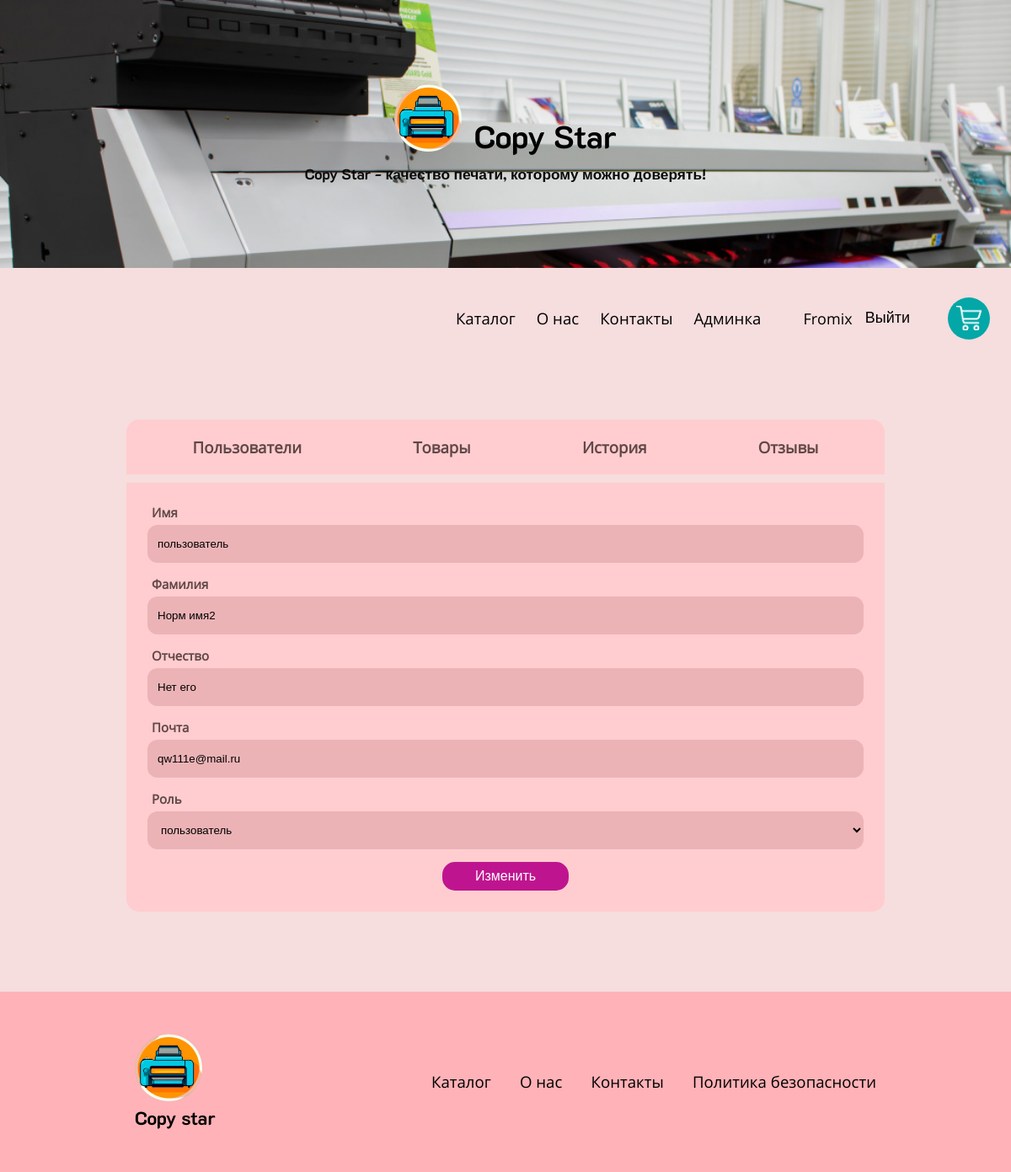
/pages/admin/edit_user.php?id=5 (signed in), run on the app's committed database.
### tables this page shows
CREATE TABLE `users` (
  `user_id` int(11) NOT NULL,
  `name` varchar(256) NOT NULL,
  `surname` varchar(256) NOT NULL,
  `patronymic` varchar(256) DEFAULT NULL,
  `login` varchar(256) NOT NULL,
  `email` varchar(256) NOT NULL,
  `password` varchar(256) NOT NULL,
  `id_role` int(11) NOT NULL DEFAULT 1
);

### classes/Users.php (called while the page is built, shortened)
<?php
class Users
{
    private Db $db;
    public function __construct($db)
    {
        $this->db = $db;
    }
    public function getUser($id): false|array
    {
        return $this->db->query('SELECT *, roles.name as role, users.name as name_u FROM users JOIN roles ON roles.id = users.id_role WHERE user_id = ?', [$id])->fetch();
    }
}

### classes/Db.php (called while the page is built, shortened)
<?php
class Db
{
    private array $options = [
        PDO::ATTR_ERRMODE => PDO::ERRMODE_EXCEPTION,
        PDO::ATTR_DEFAULT_FETCH_MODE => PDO::FETCH_ASSOC,
        PDO::ATTR_EMULATE_PREPARES => false,
    ];
    public PDO $connection;
    private array $data = [
        'host' => 'localhost',
        'port' => '3306',
        'dbname' => 'db_demo',
        'charset' => 'utf8',
        'user' => 'root',
        'pass' => ''
    ];
    public function __construct()
    {
        try {
            $this->connection = new PDO("mysql:host={$this->data['host']};port={$this->data['port']};dbname={$this->data['dbname']};charset={$this->data['charset']}", $this->data['user'],
                $this->data['pass'], $this->options);
        } catch (PDOException $exception) {
            echo 'Ошибка соединения: ' . $exception->getMessage();
        }
    }
    public function query($query, $params = []): PDOStatement
    {
        $this->stmt = $this->connection->prepare($query);
        $this->stmt->execute($params);
        return $this->stmt;
    }
    public function getRoles(): bool|array
    {
        return $this->query('SELECT * FROM roles')->fetchAll();
    }
}

### pages/admin/edit_user.php (the view, shortened to what this page needs)
<?php
require_once 'classes/Db.php';
require_once 'classes/Users.php';
$db = new Db;
$roles = $db->getRoles();
$users = new Users($db);
$user = $users->getUser($_GET['id']);
?>
<!doctype html>
<html lang="en">
<head>
    <link rel='stylesheet' href='../../assets/css/admin/admin.css'>
</head>
<body>
<div id="app">
    <?php include 'components/Top.php' ?>
    <?php include 'components/header.php' ?>
    <div class="admin">
        <?php include 'pages/admin/header.php' ?>
        <?php
        if (!$user) echo "<h1 style='text-align: center; min-height: 50vh;'>Пользователь не найден</h1>";
        else { ?>
            <form class='form' action='#' method='post' enctype='multipart/form-data'>
                <div>
                    <label for='name'>Имя</label>
                    <input required name='name' type='text' placeholder='Имя' value="<?=$user['name_u']?>"/>
                </div>
                <div>
                    <label for='surname'>Фамилия</label>
                    <input required name='surname' type='text' placeholder='Фамилия' value="<?=$user['surname']?>"/>
                </div>
                <div>
                    <label for='patronymic'>Отчество</label>
                    <input  required name="patronymic" type="text" placeholder="Отчество" value="<?=$user['patronymic']?>">
                </div>
                <div>
                    <label for='email'>Почта</label>
                    <input required name='email' value="<?=$user['email']?>" type='email' placeholder='Почта'/>
                </div>
                <div>
                    <label for='role'>Роль</label>
                    <select name='role'>
                        <?php foreach ($roles as $role) {
                            $select = $role['id'] === $user['id_role'] ? 'selected' : '';
                            echo "<option $select  value='{$role['id']}'>{$role['name']}</option>";
                        } ?>
                    </select>
                </div>
                <button name='btn-add'>Изменить</button>
            </form>
        <?php }
        ?>
    </div>
    <?php include 'components/footer.php' ?>
</div>
</body>
</html>

### assets/css/admin/admin.css (style rules this page uses)
#app { display: flex; flex-direction: column; align-items: center; gap: 15px; width: 100%; }
* { margin: 0; padding: 0; box-sizing: border-box; }
body { font-family: OpenSans; background-color: #f6ddde; font-size: 14pt; }
.admin { margin-top: 70px; width: 75%; display: flex; flex-direction: column; gap: 10px; }
.admin .form { background-color: #FFCDCF; padding: 25px; border: 1px solid gray; display: flex; border-radius: 0 0 15px 15px; flex-direction: column; border: none; gap: 15px; }
.admin .form label { color: #614748; font-size: 15px; margin-left: 5px; font-weight: bold; }
.admin .form button { border-radius: 15px; text-align: center; background-color: #BF148F; padding: 7px 15px; color: white; transition: background-color 0.5s ease; min-width: 150px; font-size: 16px; cursor: pointer; border: none; margin: auto; padding: 8px 15px; }
.admin .form input, .admin .form select { background-color: #ECB3B6; padding: 8px 12px; border-radius: 12px; outline: none; border: none; height: 45px; }
.admin .form input::placeholder, .admin .form select::placeholder { color: #88696A; }
.admin .form > div { display: flex; flex-direction: column; gap: 5px; }

### assets/css/components/Top.css (style rules this page uses)
#app { display: flex; flex-direction: column; align-items: center; gap: 15px; width: 100%; }
* { margin: 0; padding: 0; box-sizing: border-box; }
body { font-family: OpenSans; background-color: #f6ddde; font-size: 14pt; }

### assets/css/components/header.css (style rules this page uses)
#app { display: flex; flex-direction: column; align-items: center; gap: 15px; width: 100%; }
* { margin: 0; padding: 0; box-sizing: border-box; }
body { font-family: OpenSans; background-color: #f6ddde; font-size: 14pt; }

### assets/css/admin/header.css (style rules this page uses)
#app { display: flex; flex-direction: column; align-items: center; gap: 15px; width: 100%; }
* { margin: 0; padding: 0; box-sizing: border-box; }
body { font-family: OpenSans; background-color: #f6ddde; font-size: 14pt; }

### assets/css/components/footer.css (style rules this page uses)
#app { display: flex; flex-direction: column; align-items: center; gap: 15px; width: 100%; }
* { margin: 0; padding: 0; box-sizing: border-box; }
body { font-family: OpenSans; background-color: #f6ddde; font-size: 14pt; }

### data on the page
users: name "пользователь", surname "Норм имя2", patronymic "Нет его", email "qw111e@mail.ru"

### other printed values
$_SESSION['login'] "Fromix"
form field role "пользователь"
